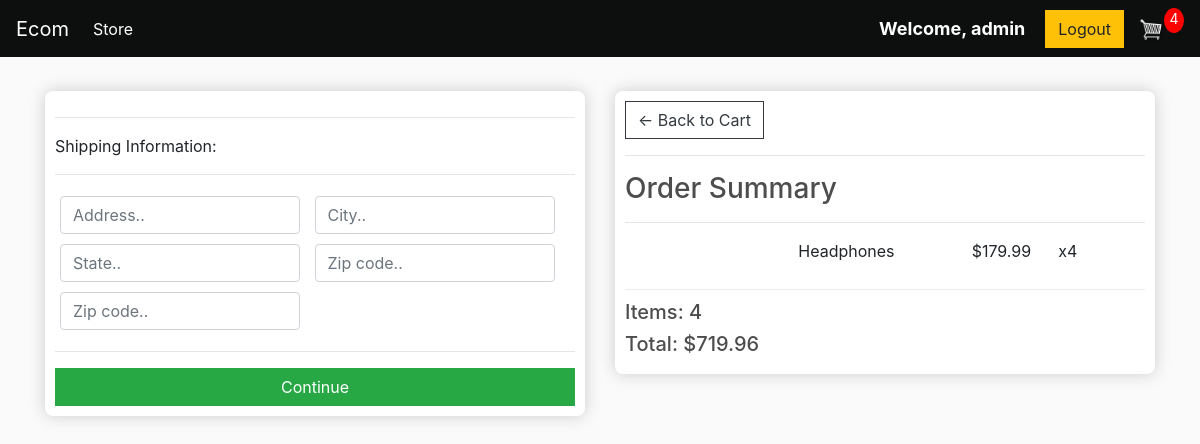
/checkout/ (signed in), run on an earlier commit of the app's database.
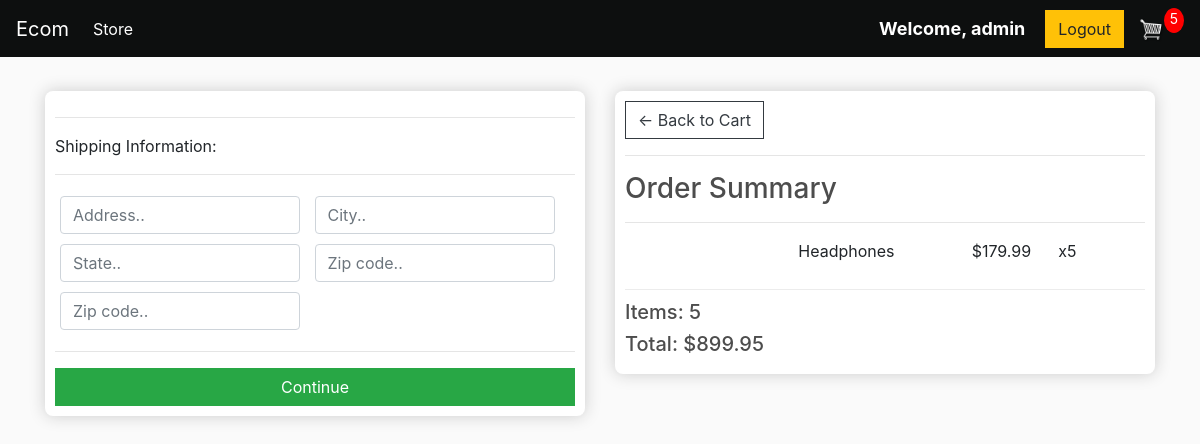
And on a later commit of the database.
### store/models.py (models this page shows, shortened)
class OrderItem(models.Model):
    product = models.ForeignKey(Product, on_delete=models.SET_NULL, null=True)
    order = models.ForeignKey(Order, on_delete=models.SET_NULL, null=True)
    quantity = models.IntegerField(default=0, null=True, blank=True)
    date_added = models.DateTimeField(auto_now_add=True)
    @property
    def get_total(self):
        total = self.product.price * self.quantity
        return total

class Order(models.Model):
    customer = models.ForeignKey(Customer, on_delete=models.SET_NULL, null=True, blank=True)
    date_ordered = models.DateTimeField(auto_now_add=True)
    complete = models.BooleanField(default=False)
    transcation_id = models.CharField(max_length=100, null=True)
    @property
    def shipping(self):
        shipping = False
        orderitems = self.orderitem_set.all()
        for i in orderitems:
            if i.product.digital == False:
                shipping = True
        return shipping
    @property
    def get_cart_total(self):
        orderitems = self.orderitem_set.all()
        total = sum([item.get_total for item in orderitems])
        return total
    @property
    def get_cart_items(self):
        orderitems = self.orderitem_set.all()
        total = sum([item.quantity for item in orderitems])
        return total

class Product(models.Model):
    name = models.CharField(max_length=200, null=True)
    price = models.DecimalField(max_digits=7, decimal_places=2)
    digital = models.BooleanField(default=False, null=True, blank=False)
    image = models.ImageField(null=True, blank=True )

### store/views.py (the view)
# urls.py: path('checkout/', views.checkout, name="checkout"),
@login_required(login_url='login')
def checkout(request):
	data = cartData(request)
	cartItems = data['cartItems']
	order = data['order']
	items = data['items']
	context = {'items': items, 'order': order, 'cartItems': cartItems}
	return render(request, 'store/checkout.html', context)

### store/utils.py (called while the page is built)
def cartData(request):
	if request.user.is_authenticated:
		customer = request.user.customer
		order, created = Order.objects.get_or_create(
			customer=customer, complete=False)
		items = order.orderitem_set.all()
		cartItems = order.get_cart_items
	else:
		cookieData = cookieCart(request)
		cartItems = cookieData['cartItems']
		order = cookieData['order']
		items = cookieData['items']
	return {'cartItems': cartItems, 'order': order, 'items': items}

### store/templates/store/checkout.html (shortened to what this page needs)
{% extends 'store/main.html' %}
{% load static %}
{% block content %}
<div class="row">
    <div class="col-lg-6">
        <div class="box-element" id="form-wrapper">
            <form id="form">
                <div id="shipping-info">
                    <hr>
                    <p>Shipping Information:</p>
                    <hr>
                    <div class="form-field">
                        <input class="form-control" type="text" name="address" placeholder="Address..">
                    </div>
                    <div class="form-field">
                        <input class="form-control" type="text" name="city" placeholder="City..">
                    </div>
                    <div class="form-field">
                        <input class="form-control" type="text" name="state" placeholder="State..">
                    </div>
                    <div class="form-field">
                        <input class="form-control" type="text" name="zipcode" placeholder="Zip code..">
                    </div>
                    <div class="form-field">
                        <input class="form-control" type="text" name="country" placeholder="Zip code..">
                    </div>
                </div>
                <hr>
                <input id="form-button" class="btn btn-success btn-block" type="submit" value="Continue">
            </form>
        </div>
        <br>
    </div>
    <div class="col-lg-6">
        <div class="box-element">
            <a class="btn btn-outline-dark" href="{% url 'cart' %}">&#x2190; Back to Cart</a>
            <hr>
            <h3>Order Summary</h3>
            <hr>
            {% for item in items %}
            <div class="cart-row">
                <div style="flex:2"><img class="row-image" src="{{item.product.imageURL}}"></div>
                <div style="flex:2">
                    <p>{{item.product.name}}</p>
                </div>
                <div style="flex:1">
                    <p>${{item.product.price|floatformat:2}}</p>
                </div>
                <div style="flex:1">
                    <p>x{{item.quantity}}</p>
                </div>
            </div>
            {% endfor %}
            <h5>Items: {{order.get_cart_items}}</h5>
            <h5>Total: ${{order.get_cart_total|floatformat:2}}</h5>
        </div>
    </div>
</div>
{% endblock content %}

### store/templates/store/main.html (shortened to what this page needs)
<!DOCTYPE html>
{% load static %}
<html>
<head>
    <link rel="stylesheet" href="https://stackpath.bootstrapcdn.com/bootstrap/4.4.1/css/bootstrap.min.css"
>
    <link rel="stylesheet" type="text/css" href="{% static 'css/main.css' %}">
</head>
<body>
    <nav class="navbar navbar-expand-lg navbar-dark bg-dark">
        <a class="navbar-brand" href="{% url 'store' %}">Ecom</a>
        <div class="collapse navbar-collapse" id="navbarSupportedContent">
            <ul class="navbar-nav mr-auto">
                <li class="nav-item active">
                    <a class="nav-link" href="{% url 'store' %}">Store <span class="sr-only">(current)</span></a>
                </li>
            </ul>
            <div class="form-inline my-2 my-lg-0">
                {% if user.is_authenticated %}
                <span class="hello-msg"><strong>Welcome, {{request.user}} <br></strong></span>
                <a href="{% url 'logout' %}" class="btn btn-warning">Logout</a>
                {% else %}
                <a href="{% url 'login'%}" class="btn btn-warning">Login</a>
                {% endif %}
                <a href="{% url 'cart' %}">
                    <img id="cart-icon" src="{% static 'images/cart.png' %}">
                </a>
                <p id="cart-total">{{cartItems}}</p>
            </div>
        </div>
    </nav>
    <div class="container">
        <br>
        {% block content %}
        {% endblock content %}
    </div>
</body>
</html>

What changed in the data, as far as the page shows it:
changed OrderItem "Headphones": quantity "4" → "5"
changed through a linked row, Order: get_cart_items "4" → "5"; get_cart_total "719.96" → "899.95"
Also different on the page:
{{ cartItems }}: "4" → "5"
